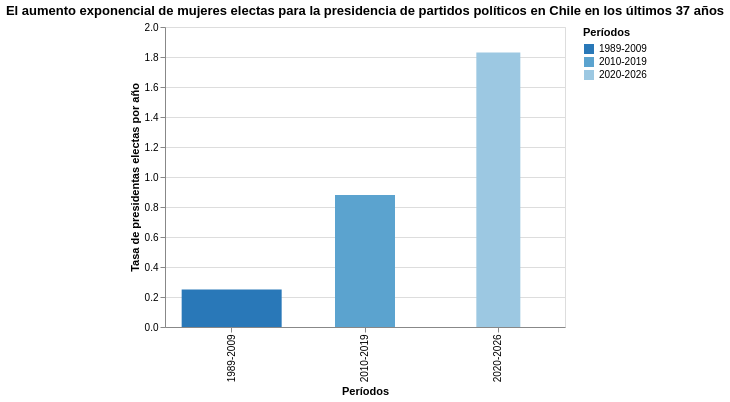

The notebook cell this image was saved under:
### Code cell
alt.Chart(df4).mark_bar().encode(
    x='Períodos',
    y='Tasa de presidentas electas por año',
    color=alt.Color('Períodos', scale=alt.Scale(scheme='blues', reverse=True)), # Use a sequential color scheme for similar shades, reversed for darkest to lightest
    size=alt.Size('bar_size', type='quantitative', scale=alt.Scale(range=[20, 100]), legend=None) # Adjust pixel range for bar width and remove legend
).properties(
    width=400, # Set the overall chart width
    title='El aumento exponencial de mujeres electas para la presidencia de partidos políticos en Chile en los últimos 37 años'
)

### Figure 1 — Vega-Lite specification as saved in the notebook (floating-point values rounded to 4 significant figures)
{"config": {"view": {"continuousWidth": 300, "continuousHeight": 300}}, "data": {"name": "data-fe9ba7cdeaf666bb6ae22f0921443348"}, "mark": {"type": "bar"}, "encoding": {"color": {"field": "Períodos", "scale": {"reverse": true, "scheme": "blues"}, "type": "nominal"}, "size": {"field": "bar_size", "legend": null, "scale": {"range": [20, 100]}, "type": "quantitative"}, "x": {"field": "Períodos", "type": "nominal"}, "y": {"field": "Tasa de presidentas electas por año", "type": "quantitative"}}, "title": "El aumento exponencial de mujeres electas para la presidencia de partidos políticos en Chile en los últimos 37 años", "width": 400, "$schema": "https://vega.github.io/schema/vega-lite/v5.20.1.json", "datasets": {"data-fe9ba7cdeaf666bb6ae22f0921443348": [{"Períodos": "1989-2009", "Tasa de presidentas electas por año": 0.25, "bar_size": 600}, {"Períodos": "2010-2019", "Tasa de presidentas electas por año": 0.88, "bar_size": 300}, {"Períodos": "2020-2026", "Tasa de presidentas electas por año": 1.83, "bar_size": 180}]}}
